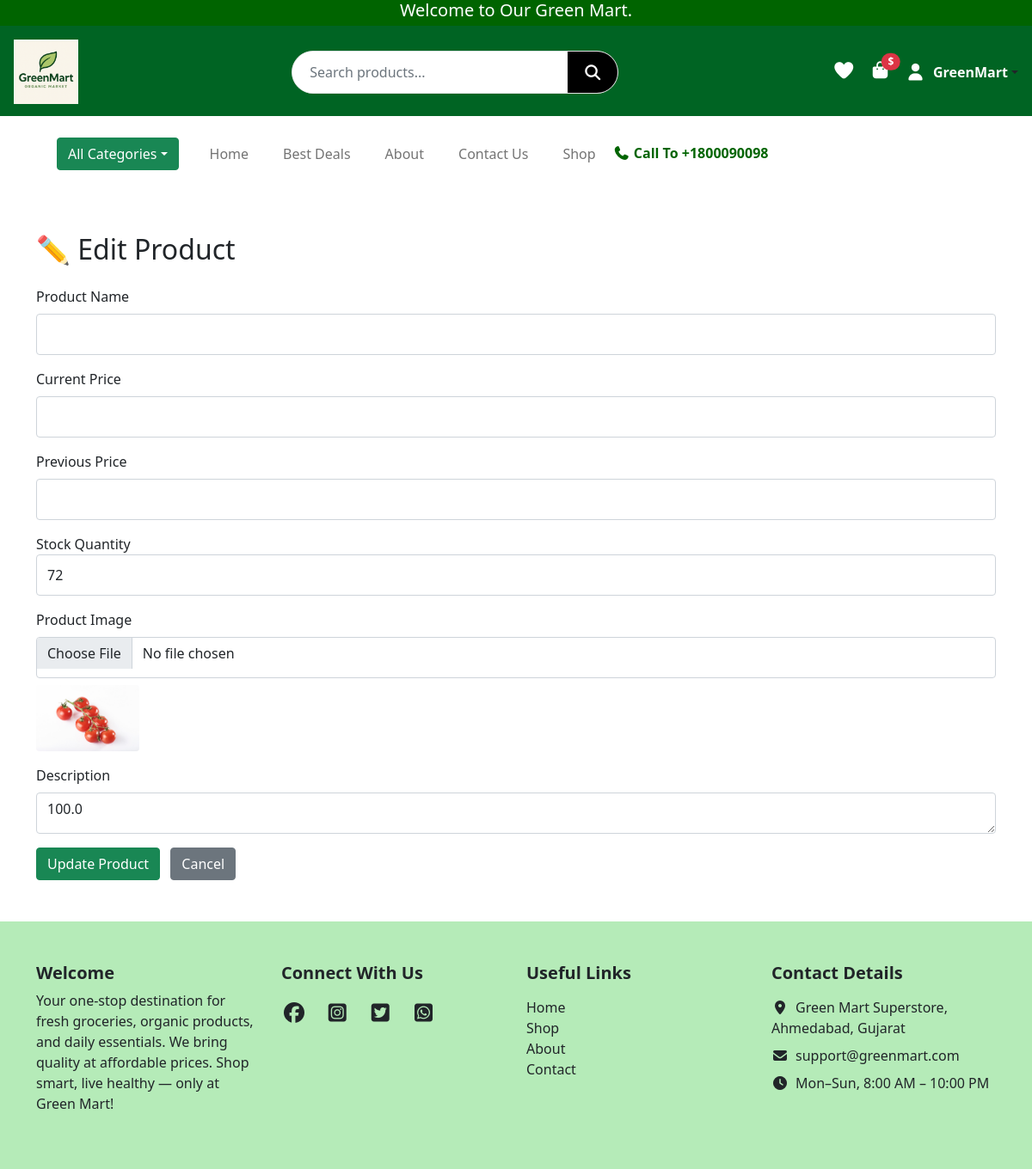
Before: /admin/products/edit/1 (signed in) with the older database file.
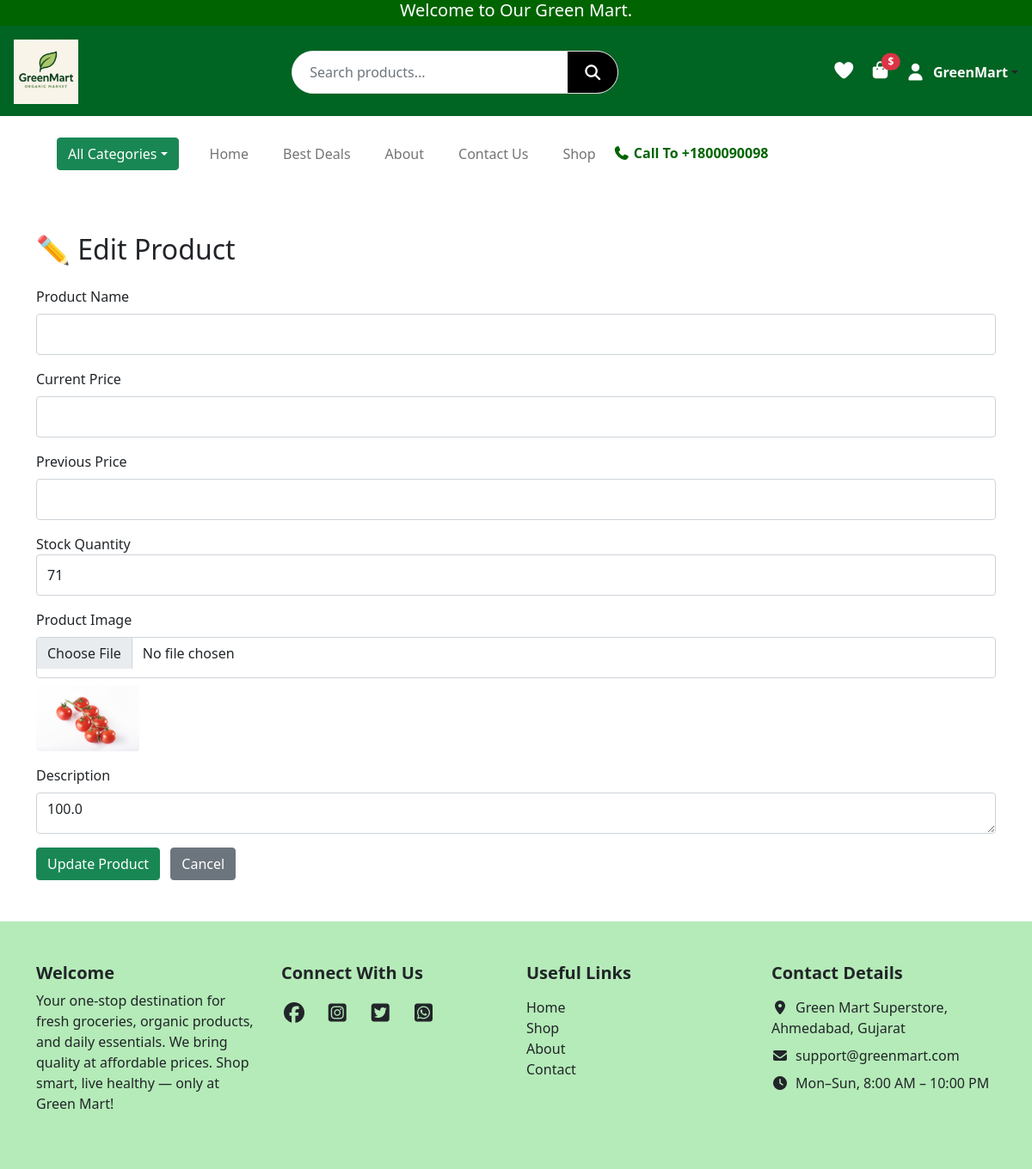
After: the same page with the newer database file.
### website/models.py (models this page shows)
class Product(db.Model):
    __tablename__ = "product"
    id = db.Column(db.Integer, primary_key=True)
    name = db.Column(db.String(150), nullable=False)
    price = db.Column(db.Float, nullable=False)
    image = db.Column(db.String(300))
    description = db.Column(db.String(500))
    stock = db.Column(db.Integer, default=0)
    category_id = db.Column(
        db.Integer,
        db.ForeignKey("category.id"),
        nullable=True
    )

### website/admin.py (the view, shortened to what this page needs)
@admin.route("/admin/products/edit/<int:id>", methods=["GET", "POST"])
@admin_required
def edit_product(id):
    product = Product.query.get_or_404(id)
    form = ShopItemsForm(obj=product)
    login_form = LoginForm()
    signup_form = SignupForm()
    return render_template(
        "admin/edit_product.html",
        form=form,
        product=product,
        login_form=login_form,
        signup_form=signup_form,
    )

### website/forms.py
class ShopItemsForm(FlaskForm):
    product_name = StringField("Product Name", validators=[DataRequired()])
    current_price = FloatField("Current Price", validators=[DataRequired()])
    previous_price = FloatField("Previous Price")
    product_picture = FileField("Product Image")
    description = TextAreaField("Description")
    stock = IntegerField("Stock")  # <-- Add this
    submit = SubmitField("Save")

class LoginForm(FlaskForm):
    email = StringField("Email", validators=[DataRequired(), Email()])
    password = PasswordField("Password", validators=[DataRequired()])
    submit = SubmitField("Login")

### website/admin.py (called while the page is built)
def admin_required(f):
    @wraps(f)
    @login_required
    def decorated_function(*args, **kwargs):
        if current_user.role != "admin":
            flash("Admin access required!")
            return redirect(url_for("views.home"))
        return f(*args, **kwargs)
    return decorated_function

### website/templates/admin/edit_product.html (shortened to what this page needs)
{% extends "base.html" %}
{% block content %}
<div class="container py-5">
    <h2 class="mb-4">✏️ Edit Product</h2>
    <form method="POST" enctype="multipart/form-data">
        <div class="mb-3">
            {{ form.product_name.label(class="form-label") }}
            {{ form.product_name(class="form-control") }}
        </div>
        <div class="mb-3">
            {{ form.current_price.label(class="form-label") }}
            {{ form.current_price(class="form-control") }}
        </div>
        <div class="mb-3">
            {{ form.previous_price.label(class="form-label") }}
            {{ form.previous_price(class="form-control") }}
        </div>
        <div class="mb-3">
            <label>Stock Quantity</label>
            {{ form.stock(class="form-control") }}
        </div>
        <div class="mb-3">
            {{ form.product_picture.label(class="form-label") }}
            {{ form.product_picture(class="form-control") }}
            {% if product.image %}
            <img src="{{ url_for('static', filename=product.image) }}" width="120" class="mt-2 rounded">
            {% endif %}
        </div>
        <div class="mb-3">
            {{ form.description.label(class="form-label") }}
            {{ form.description(class="form-control", rows="4") }}
        </div>
        <button type="submit" class="btn btn-success">Update Product</button>
        <a href="{{ url_for('admin.manage_products') }}" class="btn btn-secondary ms-2">Cancel</a>
    </form>
</div>
{% endblock %}

Changed rows visible on the page:
changed Product: stock "72" → "71"
